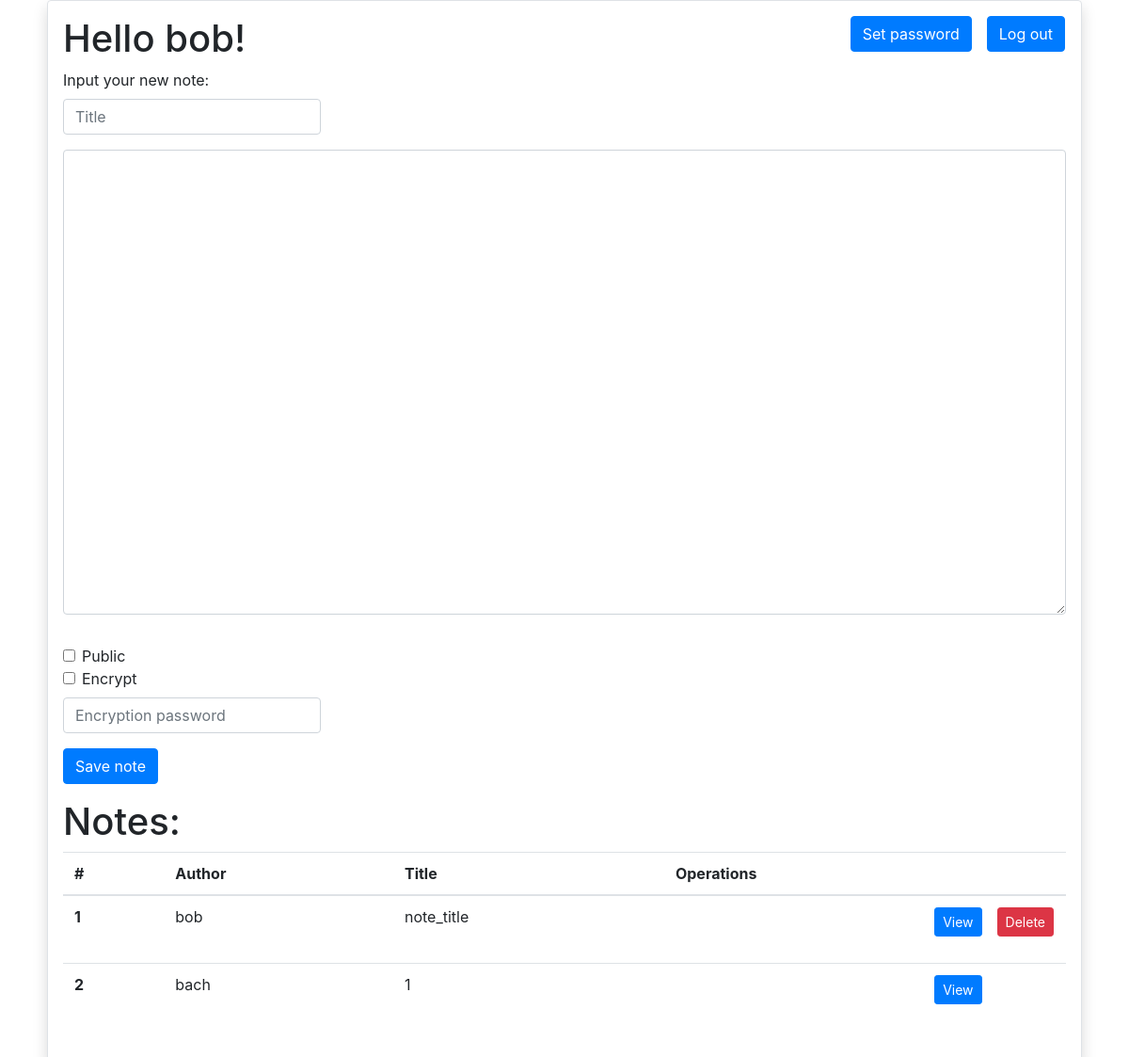
Screenshot of /hello (signed in) with the database file from the repository.
### tables this page shows
CREATE TABLE user (username VARCHAR(32), password VARCHAR(128));

CREATE TABLE notes (id INTEGER PRIMARY KEY, username VARCHAR(32), title VARCHAR(32), note VARCHAR(10000), public INTEGER NOT NULL, password_hash VARCHAR(128), AES_salt VARCHAR(25), init_vector VARCHAR(25));

### app.py (the view)
@ app.route("/hello", methods=['GET'])
@ login_required
def hello():
    if request.method == 'GET':
        return render_template("hello.html", username=current_user.id, notes=get_user_notes(current_user.id))

### app.py (called while the page is built)
@login_manager.user_loader
def user_loader(username):
    if username is None:
        return None
    db = sqlite3.connect(
        DATABASE, detect_types=sqlite3.PARSE_DECLTYPES)
    sql = db.cursor()
    sql.execute(
        f"SELECT username, password FROM user WHERE username = ?", (username,))
    row = sql.fetchone()
    db.close()
    try:
        username, password = row
    except:
        return None
    user = User()
    user.id = username
    user.password = password
    return user

def get_user_notes(username):
    db = sqlite3.connect(DATABASE)
    sql = db.cursor()
    sql.execute(
        "SELECT id, username, title FROM notes WHERE username == ? OR public=1", (username,))
    notes = sql.fetchall()
    db.close()
    return notes

### templates/hello.html (shortened to what this page needs)
{% extends 'base.html' %}
{% block  content %}
<div class="container" >
  <div class="align-baseline" >
    <div class="row h-100 justify-content-center align-items-center" >
      <div class="align-middle mw-10 p-3 border rounded shadow">
        <div class="container-fluid">
          <div class="row justify-content-between">
              <div class="col-xs-6 align-self-start">
                <h1>Hello {{ username }}!</h1>
              </div>
              <div class="justify-content-end">
                <div class="row justify-content-end">
                  <div class="col-xs-6 align-self-end mr-3">
                    <form action="{{ url_for('change_password') }}">
                      <button  class="btn btn-primary pull-right" type="submit">Set password</button>
                    </form>
                  </div>
                  <div class="col-xs-6 align-self-end">
                    <form action={{ url_for('logout') }} method="post">
                      <button  class="btn btn-primary pull-right  mr-3" type="submit">Log out</button>
                    </form>
                  </div>
                </div>
              </div>
          </div>
        </div>
<form action={{ url_for('render') }} method="post">
  <label for="markdown">Input your new note:</label><br>
  <div class="form-group row">
    <div class="col-auto">
      <input class="form-control" placeholder="Title" type="text" name="title" value={{title}}>
    </div>
  </div>
  <textarea  class="form-control" id="markdown" name="markdown" rows="20" cols="100">{{raw_note}}</textarea>
  <br>
  <div class="form-check mt-2">
    <input class="form-check-input" type="checkbox" name="public" id="public" >
    <label class="form-check-label" for="public">Public</label>
  </div>
  <div class="form-check">
    <input class="form-check-input" type="checkbox" name="encrypt" id="encrypt" >
    <label class="form-check-label xl-1" for="encrypt">Encrypt</label>
  </div>
  <div class="form-group row g-2 mt-2">
    <div class="col-auto">
      <input class="form-control" placeholder="Encryption password" type="password" name="password">
    </div>
  </div>
  <button class="btn btn-primary" type="submit" value="Submit">Save note</button>
</form>
{% if notes|length > 0 %}
<h1> Notes: </h1>
<table class="table table-stripped table-hover">
  <thead>
    <tr>
      <th scope="col">#</th>
      <th scope="col">Author</th>
      <th scope="col">Title</th>
      <th scope="col">Operations</th>
    </tr>
  </thead>
  <tbody>
{% for note in notes %}
  <tr>
    <th scope="row">{{loop.index}}</th>
    <td>{{ note.1 }}</td>
    <td>{{ note.2 }}</td>
    <td>
      <div class="justify-content-end">
        <div class="row justify-content-end">
          <div class="col-xs-6 align-self-end mr-3">
            <form action="{{ url_for('get_note', rendered_id=note.0) }}""">
              <button class="btn btn-primary btn-sm" type="submit">View</button>
            </form>
          </div>
          <div class="col-xs-6 align-self-end mr-3 {% if not note.1 == username %} invisible {% endif %}  ">
            <form action="{{ url_for('delete_note', rendered_id=note.0) }}" method="post">
              <button class="btn btn-danger btn-sm" type="submit">Delete</button>
            </form>
          </div>
        </div>
      </div>
    </td>
  </tr>
{% endfor %}
  </tbody>
{% endif %}
</table>
</div>
</div>
</div>
</div>
{% endblock %}

### rows the page displays
user: username "bob"
notes: username "bob", title "note_title"
notes: username "bach", title "1"
